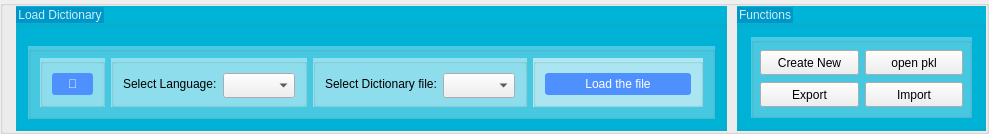
                   <widget class="QGroupBox" name="groupBox_86">
                    <property name="minimumSize">
                     <size>
                      <width>0</width>
                      <height>100</height>
                     </size>
                    </property>
                    <property name="maximumSize">
                     <size>
                      <width>16777215</width>
                      <height>16777215</height>
                     </size>
                    </property>
                    <property name="title">
                     <string/>
                    </property>
                    <layout class="QHBoxLayout" name="horizontalLayout_20">
                     <property name="spacing">
                      <number>10</number>
                     </property>
                     <property name="leftMargin">
                      <number>13</number>
                     </property>
                     <property name="topMargin">
                      <number>0</number>
                     </property>
                     <property name="rightMargin">
                      <number>0</number>
                     </property>
                     <property name="bottomMargin">
                      <number>0</number>
                     </property>
                     <item>
                      <widget class="QGroupBox" name="groupBox_36">
                       <property name="maximumSize">
                        <size>
                         <width>16777215</width>
                         <height>125</height>
                        </size>
                       </property>
                       <property name="toolTip">
                        <string/>
                       </property>
                       <property name="styleSheet">
                        <string notr="true">
QGroupBox {
	background-color: rgb(0, 180, 216);
}

QGroupBox::title {
color: rgb(202, 240, 248);
background-color: rgb(0, 150, 199);
}
</string>
                       </property>
                       <property name="title">
                        <string>Load Dictionary</string>
                       </property>
                       <layout class="QVBoxLayout" name="verticalLayout_11">
                        <property name="topMargin">
                         <number>20</number>
                        </property>
                        <item>
                         <widget class="QGroupBox" name="groupBox_40">
                          <property name="toolTip">
                           <string/>
                          </property>
                          <property name="styleSheet">
                           <string notr="true">QGroupBox {
	background-color: rgb(72, 202, 228);
}
QGroupBox::title {
	background-color:  rgb(248, 248, 248);
}


QPushButton {
    background-color: #4d90fe;
    color: #ffffff;
    border: none;
    padding: 4px 16px;
    border-radius: 3px;
font: 57 15px &quot;DM Mono Medium&quot;;
}

QPushButton:hover {
    background-color: #3881e2;
}

QPushButton:pressed {
    background-color: #1352a2;
}
</string>
                          </property>
                          <property name="title">
                           <string/>
                          </property>
                          <layout class="QHBoxLayout" name="horizontalLayout_22">
                           <property name="topMargin">
                            <number>6</number>
                           </property>
                           <item>
                            <widget class="QGroupBox" name="groupBox_70">
                             <property name="maximumSize">
                              <size>
                               <width>65</width>
                               <height>16777215</height>
                              </size>
                             </property>
                             <property name="styleSheet">
                              <string notr="true">QGroupBox {
	background-color: rgb(144, 224, 239);
}
QGroupBox::title {
	background-color:  rgb(248, 248, 248);
}
</string>
                             </property>
                             <property name="title">
                              <string/>
                             </property>
                             <layout class="QGridLayout" name="gridLayout_43">
                              <item row="0" column="0">
                               <widget class="QPushButton" name="ReloadDicDirecrtoryPushButton">
                                <property name="maximumSize">
                                 <size>
                                  <width>49</width>
                                  <height>16777215</height>
                                 </size>
                                </property>
                                <property name="toolTip">
                                 <string>&lt;html&gt;&lt;head/&gt;&lt;body&gt;&lt;p&gt;Reload directory files (search for new files)&lt;/p&gt;&lt;/body&gt;&lt;/html&gt;</string>
                                </property>
                                <property name="text">
                                 <string>🔄</string>
                                </property>
                               </widget>
                              </item>
                             </layout>
                            </widget>
                           </item>
                           <item>
                            <widget class="QGroupBox" name="groupBox_41">
                             <property name="styleSheet">
                              <string notr="true">
QGroupBox {
	background-color: rgb(144, 224, 239);
}

QGroupBox::title {
	background-color:  rgb(248, 248, 248);
}
</string>
                             </property>
                             <property name="title">
                              <string/>
                             </property>
                             <layout class="QHBoxLayout" name="horizontalLayout_23">
                              <item>
                               <widget class="QLabel" name="label_23">
                                <property name="text">
                                 <string>Select Language:</string>
                                </property>
                               </widget>
                              </item>
                              <item>
                               <widget class="QComboBox" name="DicLangComboBox">
                                <property name="minimumSize">
                                 <size>
                                  <width>0</width>
                                  <height>25</height>
                                 </size>
                                </property>
                               </widget>
                              </item>
                             </layout>
                            </widget>
                           </item>
                           <item>
                            <widget class="QGroupBox" name="groupBox_42">
                             <property name="styleSheet">
                              <string notr="true">
QGroupBox {
	background-color: rgb(144, 224, 239);
}
QGroupBox::title {
	background-color:  rgb(248, 248, 248);
}
</string>
                             </property>
                             <property name="title">
                              <string/>
                             </property>
                             <layout class="QHBoxLayout" name="horizontalLayout_24">
                              <item>
                               <widget class="QLabel" name="label_24">
                                <property name="text">
                                 <string>Select Dictionary file:</string>
                                </property>
                               </widget>
                              </item>
                              <item>
                               <widget class="QComboBox" name="DicComboBox">
                                <property name="minimumSize">
                                 <size>
                                  <width>0</width>
                                  <height>25</height>
                                 </size>
                                </property>
                               </widget>
                              </item>
                             </layout>
                            </widget>
                           </item>
                           <item>
                            <widget class="QGroupBox" name="groupBox_51">
                             <property name="minimumSize">
                              <size>
                               <width>170</width>
                               <height>0</height>
                              </size>
                             </property>
                             <property name="styleSheet">
                              <string notr="true">
QGroupBox {
	background-color: rgb(173, 232, 244);
}

QGroupBox::title {
	color: rgb(0, 118, 181);
	background-color: rgb(72, 202, 228);
}
</string>
                             </property>
                             <property name="title">
                              <string/>
                             </property>
                             <layout class="QHBoxLayout" name="horizontalLayout_29">
                              <item>
                               <widget class="QPushButton" name="ReadDicFile">
                                <property name="styleSheet">
                                 <string notr="true"/>
                                </property>
                                <property name="text">
                                 <string>Load the file</string>
                                </property>
                               </widget>
                              </item>
                             </layout>
                            </widget>
                           </item>
                          </layout>
                         </widget>
                        </item>
                       </layout>
                      </widget>
                     </item>
                     <item>
                      <widget class="QGroupBox" name="groupBox_6">
                       <property name="minimumSize">
                        <size>
                         <width>249</width>
                         <height>125</height>
                        </size>
                       </property>
                       <property name="maximumSize">
                        <size>
                         <width>16777215</width>
                         <height>127</height>
                        </size>
                       </property>
                       <property name="styleSheet">
                        <string notr="true">
QGroupBox {
	background-color: rgb(0, 180, 216);
}

QGroupBox::title {
color: rgb(202, 240, 248);
background-color: rgb(0, 150, 199);
}</string>
                       </property>
                       <property name="title">
                        <string>Functions</string>
                       </property>
                       <layout class="QHBoxLayout" name="horizontalLayout_4">
                        <property name="spacing">
                         <number>6</number>
                        </property>
                        <property name="leftMargin">
                         <number>11</number>
                        </property>
                        <property name="topMargin">
                         <number>11</number>
                        </property>
                        <property name="rightMargin">
                         <number>11</number>
                        </property>
                        <property name="bottomMargin">
                         <number>10</number>
                        </property>
                        <item>
                         <widget class="QGroupBox" name="groupBox_39">
                          <property name="minimumSize">
                           <size>
                            <width>200</width>
                            <height>20</height>
                           </size>
                          </property>
                          <property name="maximumSize">
                           <size>
                            <width>16777215</width>
                            <height>16777215</height>
                           </size>
                          </property>
                          <property name="styleSheet">
                           <string notr="true">
QGroupBox {
background-color: rgb(72, 202, 228);
}

QGroupBox::title {

	background-color:  rgb(248, 248, 248);
	
}
</string>
                          </property>
                          <property name="title">
                           <string/>
                          </property>
                          <layout class="QGridLayout" name="gridLayout_67">
                           <property name="leftMargin">
                            <number>6</number>
                           </property>
                           <property name="topMargin">
                            <number>6</number>
                           </property>
                           <property name="rightMargin">
                            <number>6</number>
                           </property>
                           <property name="bottomMargin">
                            <number>6</number>
                           </property>
                           <item row="2" column="0">
                            <widget class="QPushButton" name="ExportDicPushButton">
                             <property name="minimumSize">
                              <size>
                               <width>0</width>
                               <height>25</height>
                              </size>
                             </property>
                             <property name="toolTip">
                              <string>&lt;html&gt;&lt;head/&gt;&lt;body&gt;&lt;p&gt;&lt;span style=&quot; font-size:12pt;&quot;&gt;Export the selected file.&lt;/span&gt;&lt;/p&gt;&lt;/body&gt;&lt;/html&gt;</string>
                             </property>
                             <property name="text">
                              <string>Export</string>
                             </property>
                            </widget>
                           </item>
                           <item row="2" column="1">
                            <widget class="QPushButton" name="ImportDicPklPshButton">
                             <property name="minimumSize">
                              <size>
                               <width>0</width>
                               <height>25</height>
                              </size>
                             </property>
                             <property name="text">
                              <string>Import</string>
                             </property>
                            </widget>
                           </item>
                           <item row="1" column="0">
                            <widget class="QPushButton" name="createNewDicPushButton">
                             <property name="minimumSize">
                              <size>
                               <width>0</width>
                               <height>25</height>
                              </size>
                             </property>
                             <property name="text">
                              <string>Create New</string>
                             </property>
                            </widget>
                           </item>
                           <item row="1" column="1">
                            <widget class="QPushButton" name="OpenPklPushButton">
                             <property name="minimumSize">
                              <size>
                               <width>0</width>
                               <height>25</height>
                              </size>
                             </property>
                             <property name="text">
                              <string>open pkl</string>
                             </property>
                            </widget>
                           </item>
                          </layout>
                         </widget>
                        </item>
                       </layout>
                      </widget>
                     </item>
                    </layout>
                   </widget>
